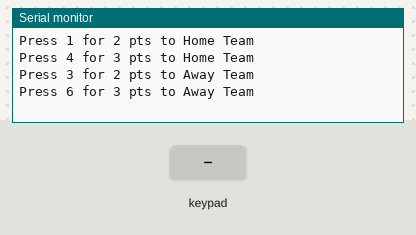
The sketch below on a simulated Arduino Uno, built with avr-gcc and run on an emulated ATmega328P. Parts: the last lines printed to the serial monitor. Inputs (shaded band) come from the test bench.

Above: at 1.2 s.
1.3 s: key '7' pressed
At 2.3 s:
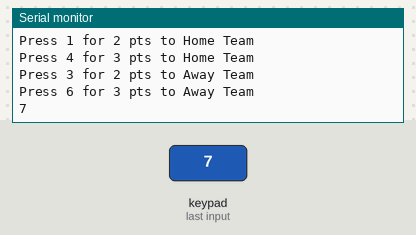
2.8 s: keypad keys 1 3 1 2 1 1 1 0 pressed 0.4 s apart
At 3.06 s:
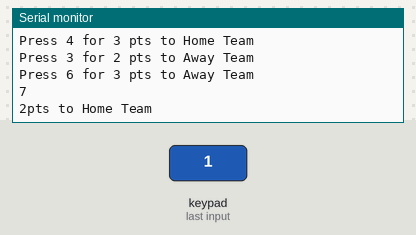
7.5 s: key '/' pressed
At 8.3 s:
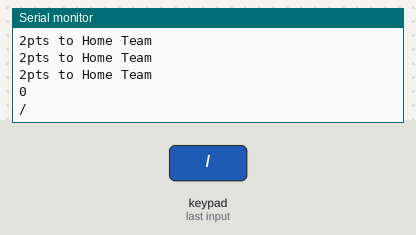
9.0 s: keypad keys 1 3 1 2 1 1 1 0 # pressed 0.4 s apart
At 12.8 s:
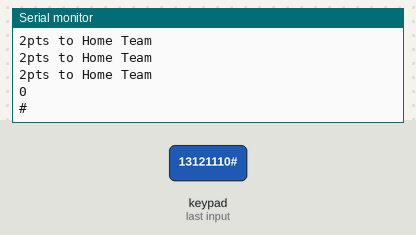
14.1 s: key 'x' pressed
At 15.3 s:
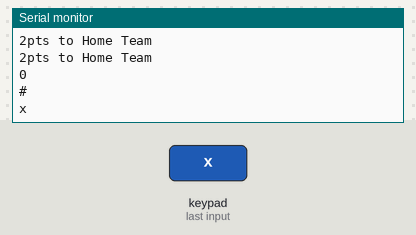
15.6 s: keypad keys 1 3 1 2 1 1 1 0 * pressed 0.4 s apart
At 19.2 s:
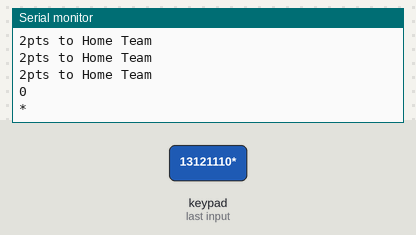
Timing chart, 0 to 20.7 s (numbered marks = the images above; inputs shaded):
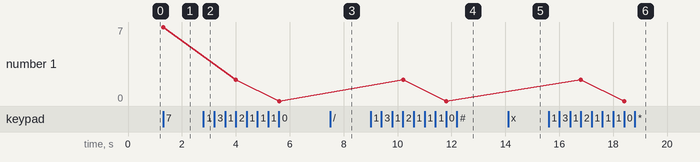

Measured:
- after the input at 1.3 s, the serial monitor: prints a new line at once (image 1)
- after the input at 2.8 s, the serial monitor: prints a new line at once (image 2)
- after the input at 7.5 s, the serial monitor: prints a new line at once (image 3)
- after the input at 9.0 s, the serial monitor: prints a new line at once (image 4)
- after the input at 14.1 s, the serial monitor: prints a new line at once (image 5)
- after the input at 15.6 s, the serial monitor: prints a new line at once (image 6)
- plotted number 1: 7 → 0 after the input at 2.8 s

The sketch:

txXBee.ino
```cpp
//Tx

#include <Keypad.h>
const byte ROWS = 4; //four rows
const byte COLS = 4; //three columns
char keys[ROWS][COLS] = {
  {'7','8','9', '/'},
  {'4','5','6','x'},
  {'1','2','3','-'},
  {'*','0','#','+'}
};
byte rowPins[ROWS] = {13, 12, 11, 10}; //connect to the row pinouts of the keypad
byte colPins[COLS] = {9, 8, 7, 6}; //connect to the column pinouts of the keypad
Keypad keypad = Keypad( makeKeymap(keys), rowPins, colPins, ROWS, COLS );

int xB = 0;

void setup()
{
  Serial.begin(9600);
  Serial.println("Press 1 for 2 pts to Home Team");
  Serial.println("Press 4 for 3 pts to Home Team");
  Serial.println("Press 3 for 2 pts to Away Team");
  Serial.println("Press 6 for 3 pts to Away Team");
}
void loop()
{
  char pts = keypad.getKey();
    if (pts)
  {
    if(pts == '1'){xB = 1; Serial.println("2pts to Home Team");}
    if(pts == '3'){xB = 1; Serial.println("2pts to Away Team");}
    if(pts == '4'){xB = 1; Serial.println("3pts to Home Team");}
    if(pts == '6'){xB = 1; Serial.println("3pts to Away Team");}
    if(xB == 0){Serial.println(pts);}
    xB = 0;
  }
}
```
